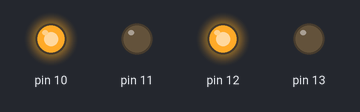
Simulated run of this sketch. Board: Arduino Uno, built with avr-gcc and run on an emulated ATmega328P. Shown: output pins drawn as LEDs (lit = HIGH).

Above: at 0.2 s.
At 1.2 s:
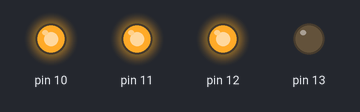
At 2.2 s:
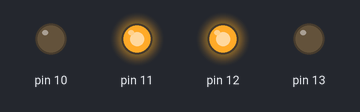
Timing chart, 0 to 3.0 s (numbered marks = the images above):
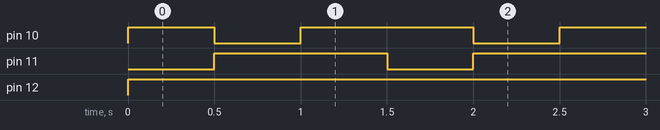

The sketch:

1._LED.ino
```cpp
void setup() {
  // put your setup code here, to run once:
  pinMode(10, OUTPUT);
  pinMode(11, OUTPUT);
  pinMode(12, OUTPUT);
  pinMode(13, OUTPUT);
}

void loop() {
  // put your main code here, to run repeatedly:
//  digitalWrite(13, HIGH);
//  delay(500);
//  digitalWrite(13, LOW);
//  delay(500);

  pelangi(1,0,1,500);
  pelangi(1,1,0,500);
  pelangi(1,1,1,500);
}

void pelangi(int merah, int hijau, int biru, int lengah){
  digitalWrite(12, merah);
  digitalWrite(11, hijau);
  digitalWrite(10, biru);
  delay(lengah);
}
```

Measured:
- by itself, pin 10: repeats every 1.5 s: LOW 0.50 s, HIGH 1.0 s
- by itself, pin 11: alternates HIGH for 1.0 s and LOW for 0.50 s
- by itself, pin 12: LOW → HIGH at 0.00 s
